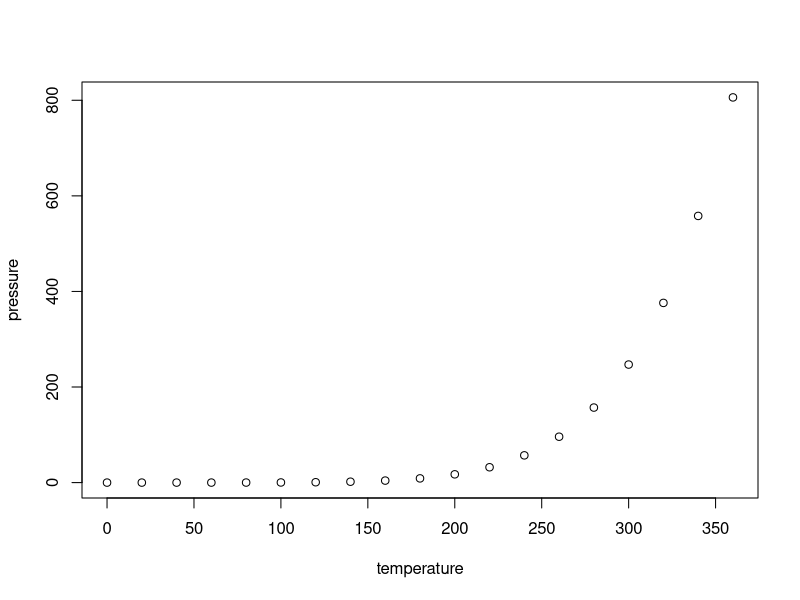
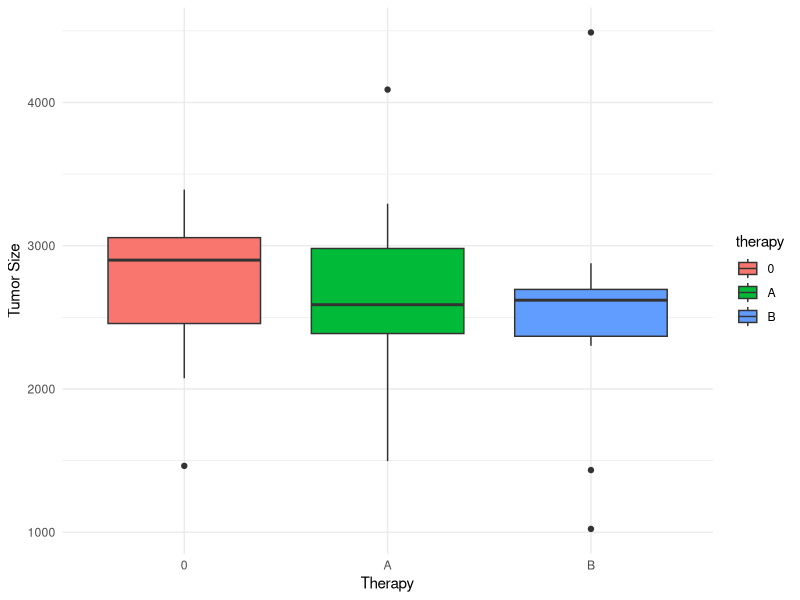

Here is the R script that generated these plots, in order:
## ---- chunk 1
knitr::opts_chunk$set(echo = TRUE)
## ---- chunk 2
summary(cars)
## ---- chunk 3
plot(pressure)
## ---- chunk 4
set.seed(666)
sample_size <- 30
before_treatment <- rnorm(sample_size, mean = 140, sd = 5)
after_treatment <- rnorm(sample_size, mean = 120, sd = 5)
before_treatment
after_treatment

## ---- chunk 5
# Проведение парного t-теста
t_test_result <- t.test(before_treatment, after_treatment, paired=TRUE)

# Вывод результатов
t_test_result
## ---- chunk 6
alpha <- 0.05
df <- 29

# Вычисление критического значения t
critical_t <- qt(1 - alpha, df)

# Вывод результатов
critical_t
## ---- chunk 7
# Установим размеры выборок
sample_size1 <- 100
sample_size2 <- 30

# Генерируем данные для первой выборки
smokers1 <- rbinom(sample_size1/2, 1, 0.8)
non_smokers1 <- rbinom(sample_size1/2, 1, 0.2)

# Генерируем данные для второй выборки
smokers2 <- rbinom(sample_size2/2, 1, 0.8)
non_smokers2 <- rbinom(sample_size2/2, 1, 0.2)
## ---- chunk 8
# Функция для z-теста разности долей
prop.test(x = c(sum(smokers1), sum(non_smokers1)),
          n = c(length(smokers1), length(non_smokers1)))

prop.test(x = c(sum(smokers2), sum(non_smokers2)),
          n = c(length(smokers2), length(non_smokers2)))

## ---- chunk 9
# Установка seed для воспроизводимости результатов
set.seed(111)

# Генерация двух независимых выборок с одинаковым распределением
# Используем нормальное распределение для обеих групп
treatment_group <- rnorm(30, mean = 50, sd = 10)  # 30 участников в группе лечения
control_group <- rnorm(30, mean = 50, sd = 10)    # 30 участников в контрольной группе

# Выполнение теста Манна-Уитни
test_result <- wilcox.test(treatment_group, control_group, paired = FALSE, alternative = "two.sided")

# Вывод результатов
print(test_result)

# Установление уровня значимости
alpha <- 0.05

# Оценка статистической значимости
if (test_result$p.value < alpha) {
  cat("Отклоняем нулевую гипотезу: существует статистически значимая разница между группами.\n")
} else {
  cat("Не можем отклонить нулевую гипотезу: нет достаточных доказательств разницы между группами.\n")
}
## ---- chunk 10
library(tibble)
library(ggplot2)
library(dplyr)

# Создание датафрейма
tumor <- tibble(
  therapy = c(rep("0", 10), rep("A", 10), rep("B", 10)),
  value = c(rep(3213, 10), rep(2687, 10), rep(2423, 10))
) %>%
  mutate(therapy = factor(therapy, levels = c("0", "A", "B")))

# Добавление нормально распределенного шума к значениям опухоли
set.seed(111) # Задаем сид для воспроизводимости результатов
tumor$value <- tumor$value + rnorm(30, 0, 760)
## ---- chunk 11
# Построение boxplot
ggplot(tumor, aes(x=therapy, y=value, fill=therapy)) + 
  geom_boxplot() +
  labs(x = "Therapy", y = "Tumor Size") +
  theme_minimal()
## ---- chunk 12
# Дисперсионный анализ
anova_result <- aov(value ~ therapy, data=tumor)
summary(anova_result)
## ---- chunk 13
# Попарные сравнения с помощью критерия Тьюки
tukey_result <- TukeyHSD(anova_result)
tukey_result
